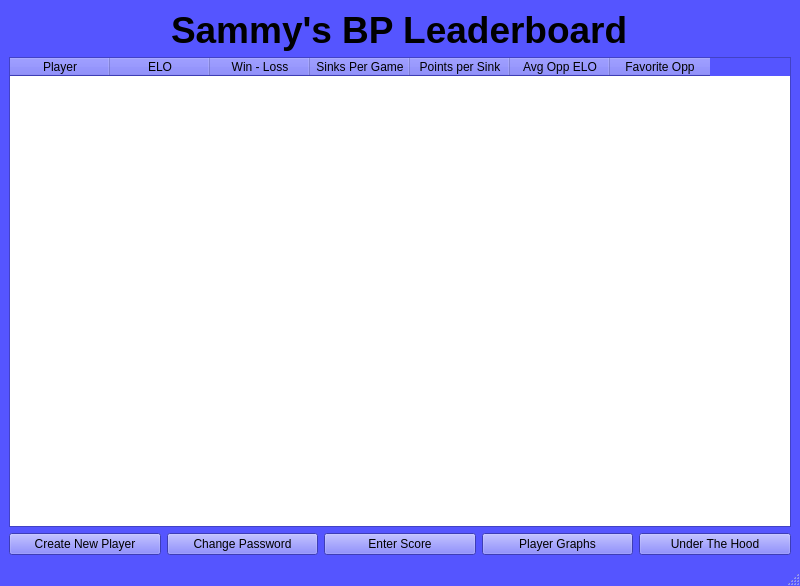
<?xml version="1.0" encoding="UTF-8"?>
<ui version="4.0">
 <class>SammyBPLeaderboard</class>
 <widget class="QMainWindow" name="SammyBPLeaderboard">
  <property name="geometry">
   <rect>
    <x>0</x>
    <y>0</y>
    <width>800</width>
    <height>586</height>
   </rect>
  </property>
  <property name="palette">
   <palette>
    <active>
     <colorrole role="WindowText">
      <brush brushstyle="SolidPattern">
       <color alpha="255">
        <red>0</red>
        <green>0</green>
        <blue>0</blue>
       </color>
      </brush>
     </colorrole>
     <colorrole role="Button">
      <brush brushstyle="SolidPattern">
       <color alpha="255">
        <red>85</red>
        <green>85</green>
        <blue>255</blue>
       </color>
      </brush>
     </colorrole>
     <colorrole role="Light">
      <brush brushstyle="SolidPattern">
       <color alpha="255">
        <red>213</red>
        <green>213</green>
        <blue>255</blue>
       </color>
      </brush>
     </colorrole>
     <colorrole role="Midlight">
      <brush brushstyle="SolidPattern">
       <color alpha="255">
        <red>149</red>
        <green>149</green>
        <blue>255</blue>
       </color>
      </brush>
     </colorrole>
     <colorrole role="Dark">
      <brush brushstyle="SolidPattern">
       <color alpha="255">
        <red>42</red>
        <green>42</green>
        <blue>127</blue>
       </color>
      </brush>
     </colorrole>
     <colorrole role="Mid">
      <brush brushstyle="SolidPattern">
       <color alpha="255">
        <red>56</red>
        <green>56</green>
        <blue>170</blue>
       </color>
      </brush>
     </colorrole>
     <colorrole role="Text">
      <brush brushstyle="SolidPattern">
       <color alpha="255">
        <red>0</red>
        <green>0</green>
        <blue>0</blue>
       </color>
      </brush>
     </colorrole>
     <colorrole role="BrightText">
      <brush brushstyle="SolidPattern">
       <color alpha="255">
        <red>255</red>
        <green>255</green>
        <blue>255</blue>
       </color>
      </brush>
     </colorrole>
     <colorrole role="ButtonText">
      <brush brushstyle="SolidPattern">
       <color alpha="255">
        <red>0</red>
        <green>0</green>
        <blue>0</blue>
       </color>
      </brush>
     </colorrole>
     <colorrole role="Base">
      <brush brushstyle="SolidPattern">
       <color alpha="255">
        <red>255</red>
        <green>255</green>
        <blue>255</blue>
       </color>
      </brush>
     </colorrole>
     <colorrole role="Window">
      <brush brushstyle="SolidPattern">
       <color alpha="255">
        <red>85</red>
        <green>85</green>
        <blue>255</blue>
       </color>
      </brush>
     </colorrole>
     <colorrole role="Shadow">
      <brush brushstyle="SolidPattern">
       <color alpha="255">
        <red>0</red>
        <green>0</green>
        <blue>0</blue>
       </color>
      </brush>
     </colorrole>
     <colorrole role="AlternateBase">
      <brush brushstyle="SolidPattern">
       <color alpha="255">
        <red>170</red>
        <green>170</green>
        <blue>255</blue>
       </color>
      </brush>
     </colorrole>
     <colorrole role="ToolTipBase">
      <brush brushstyle="SolidPattern">
       <color alpha="255">
        <red>255</red>
        <green>255</green>
        <blue>220</blue>
       </color>
      </brush>
     </colorrole>
     <colorrole role="ToolTipText">
      <brush brushstyle="SolidPattern">
       <color alpha="255">
        <red>0</red>
        <green>0</green>
        <blue>0</blue>
       </color>
      </brush>
     </colorrole>
    </active>
    <inactive>
     <colorrole role="WindowText">
      <brush brushstyle="SolidPattern">
       <color alpha="255">
        <red>0</red>
        <green>0</green>
        <blue>0</blue>
       </color>
      </brush>
     </colorrole>
     <colorrole role="Button">
      <brush brushstyle="SolidPattern">
       <color alpha="255">
        <red>85</red>
        <green>85</green>
        <blue>255</blue>
       </color>
      </brush>
     </colorrole>
     <colorrole role="Light">
      <brush brushstyle="SolidPattern">
       <color alpha="255">
        <red>213</red>
        <green>213</green>
        <blue>255</blue>
       </color>
      </brush>
     </colorrole>
     <colorrole role="Midlight">
      <brush brushstyle="SolidPattern">
       <color alpha="255">
        <red>149</red>
        <green>149</green>
        <blue>255</blue>
       </color>
      </brush>
     </colorrole>
     <colorrole role="Dark">
      <brush brushstyle="SolidPattern">
       <color alpha="255">
        <red>42</red>
        <green>42</green>
        <blue>127</blue>
       </color>
      </brush>
     </colorrole>
     <colorrole role="Mid">
      <brush brushstyle="SolidPattern">
       <color alpha="255">
        <red>56</red>
        <green>56</green>
        <blue>170</blue>
       </color>
      </brush>
     </colorrole>
     <colorrole role="Text">
      <brush brushstyle="SolidPattern">
       <color alpha="255">
        <red>0</red>
        <green>0</green>
        <blue>0</blue>
       </color>
      </brush>
     </colorrole>
     <colorrole role="BrightText">
      <brush brushstyle="SolidPattern">
       <color alpha="255">
        <red>255</red>
        <green>255</green>
        <blue>255</blue>
       </color>
      </brush>
     </colorrole>
     <colorrole role="ButtonText">
      <brush brushstyle="SolidPattern">
       <color alpha="255">
        <red>0</red>
        <green>0</green>
        <blue>0</blue>
       </color>
      </brush>
     </colorrole>
     <colorrole role="Base">
      <brush brushstyle="SolidPattern">
       <color alpha="255">
        <red>255</red>
        <green>255</green>
        <blue>255</blue>
       </color>
      </brush>
     </colorrole>
     <colorrole role="Window">
      <brush brushstyle="SolidPattern">
       <color alpha="255">
        <red>85</red>
        <green>85</green>
        <blue>255</blue>
       </color>
      </brush>
     </colorrole>
     <colorrole role="Shadow">
      <brush brushstyle="SolidPattern">
       <color alpha="255">
        <red>0</red>
        <green>0</green>
        <blue>0</blue>
       </color>
      </brush>
     </colorrole>
     <colorrole role="AlternateBase">
      <brush brushstyle="SolidPattern">
       <color alpha="255">
        <red>170</red>
        <green>170</green>
        <blue>255</blue>
       </color>
      </brush>
     </colorrole>
     <colorrole role="ToolTipBase">
      <brush brushstyle="SolidPattern">
       <color alpha="255">
        <red>255</red>
        <green>255</green>
        <blue>220</blue>
       </color>
      </brush>
     </colorrole>
     <colorrole role="ToolTipText">
      <brush brushstyle="SolidPattern">
       <color alpha="255">
        <red>0</red>
        <green>0</green>
        <blue>0</blue>
       </color>
      </brush>
     </colorrole>
    </inactive>
    <disabled>
     <colorrole role="WindowText">
      <brush brushstyle="SolidPattern">
       <color alpha="255">
        <red>42</red>
        <green>42</green>
        <blue>127</blue>
       </color>
      </brush>
     </colorrole>
     <colorrole role="Button">
      <brush brushstyle="SolidPattern">
       <color alpha="255">
        <red>85</red>
        <green>85</green>
        <blue>255</blue>
       </color>
      </brush>
     </colorrole>
     <colorrole role="Light">
      <brush brushstyle="SolidPattern">
       <color alpha="255">
        <red>213</red>
        <green>213</green>
        <blue>255</blue>
       </color>
      </brush>
     </colorrole>
     <colorrole role="Midlight">
      <brush brushstyle="SolidPattern">
       <color alpha="255">
        <red>149</red>
        <green>149</green>
        <blue>255</blue>
       </color>
      </brush>
     </colorrole>
     <colorrole role="Dark">
      <brush brushstyle="SolidPattern">
       <color alpha="255">
        <red>42</red>
        <green>42</green>
        <blue>127</blue>
       </color>
      </brush>
     </colorrole>
     <colorrole role="Mid">
      <brush brushstyle="SolidPattern">
       <color alpha="255">
        <red>56</red>
        <green>56</green>
        <blue>170</blue>
       </color>
      </brush>
     </colorrole>
     <colorrole role="Text">
      <brush brushstyle="SolidPattern">
       <color alpha="255">
        <red>42</red>
        <green>42</green>
        <blue>127</blue>
       </color>
      </brush>
     </colorrole>
     <colorrole role="BrightText">
      <brush brushstyle="SolidPattern">
       <color alpha="255">
        <red>255</red>
        <green>255</green>
        <blue>255</blue>
       </color>
      </brush>
     </colorrole>
     <colorrole role="ButtonText">
      <brush brushstyle="SolidPattern">
       <color alpha="255">
        <red>42</red>
        <green>42</green>
        <blue>127</blue>
       </color>
      </brush>
     </colorrole>
     <colorrole role="Base">
      <brush brushstyle="SolidPattern">
       <color alpha="255">
        <red>85</red>
        <green>85</green>
        <blue>255</blue>
       </color>
      </brush>
     </colorrole>
     <colorrole role="Window">
      <brush brushstyle="SolidPattern">
       <color alpha="255">
        <red>85</red>
        <green>85</green>
        <blue>255</blue>
       </color>
      </brush>
     </colorrole>
     <colorrole role="Shadow">
      <brush brushstyle="SolidPattern">
       <color alpha="255">
        <red>0</red>
        <green>0</green>
        <blue>0</blue>
       </color>
      </brush>
     </colorrole>
     <colorrole role="AlternateBase">
      <brush brushstyle="SolidPattern">
       <color alpha="255">
        <red>85</red>
        <green>85</green>
        <blue>255</blue>
       </color>
      </brush>
     </colorrole>
     <colorrole role="ToolTipBase">
      <brush brushstyle="SolidPattern">
       <color alpha="255">
        <red>255</red>
        <green>255</green>
        <blue>220</blue>
       </color>
      </brush>
     </colorrole>
     <colorrole role="ToolTipText">
      <brush brushstyle="SolidPattern">
       <color alpha="255">
        <red>0</red>
        <green>0</green>
        <blue>0</blue>
       </color>
      </brush>
     </colorrole>
    </disabled>
   </palette>
  </property>
  <property name="windowTitle">
   <string>Sammy BP LeaderBoard</string>
  </property>
  <property name="windowIcon">
   <iconset>
    <normaloff>SAMCrest.bmp</normaloff>SAMCrest.bmp</iconset>
  </property>
  <property name="toolButtonStyle">
   <enum>Qt::ToolButtonIconOnly</enum>
  </property>
  <widget class="QWidget" name="centralwidget">
   <layout class="QVBoxLayout" name="verticalLayout_2">
    <item alignment="Qt::AlignHCenter|Qt::AlignVCenter">
     <widget class="QLabel" name="Title">
      <property name="font">
       <font>
        <pointsize>28</pointsize>
        <weight>75</weight>
        <bold>true</bold>
       </font>
      </property>
      <property name="text">
       <string>Sammy's BP Leaderboard</string>
      </property>
      <property name="textFormat">
       <enum>Qt::AutoText</enum>
      </property>
     </widget>
    </item>
    <item>
     <widget class="QTableWidget" name="tableWidget">
      <property name="minimumSize">
       <size>
        <width>782</width>
        <height>0</height>
       </size>
      </property>
      <property name="focusPolicy">
       <enum>Qt::WheelFocus</enum>
      </property>
      <property name="contextMenuPolicy">
       <enum>Qt::NoContextMenu</enum>
      </property>
      <column>
       <property name="text">
        <string>Player</string>
       </property>
      </column>
      <column>
       <property name="text">
        <string>ELO</string>
       </property>
      </column>
      <column>
       <property name="text">
        <string>Win - Loss</string>
       </property>
      </column>
      <column>
       <property name="text">
        <string>Sinks Per Game</string>
       </property>
      </column>
      <column>
       <property name="text">
        <string>Points per Sink</string>
       </property>
      </column>
      <column>
       <property name="text">
        <string>Avg Opp ELO</string>
       </property>
      </column>
      <column>
       <property name="text">
        <string>Favorite Opp</string>
       </property>
      </column>
     </widget>
    </item>
    <item>
     <layout class="QVBoxLayout" name="verticalLayout"/>
    </item>
    <item>
     <layout class="QHBoxLayout" name="horizontalLayout_3">
      <item>
       <widget class="QPushButton" name="CreateNewPlayer">
        <property name="acceptDrops">
         <bool>true</bool>
        </property>
        <property name="text">
         <string>Create New Player</string>
        </property>
       </widget>
      </item>
      <item>
       <widget class="QPushButton" name="ChangePassword">
        <property name="text">
         <string>Change Password</string>
        </property>
       </widget>
      </item>
      <item>
       <widget class="QPushButton" name="EnterScore">
        <property name="text">
         <string>Enter Score</string>
        </property>
       </widget>
      </item>
      <item>
       <widget class="QPushButton" name="LoadPlayerGraph">
        <property name="text">
         <string>Player Graphs</string>
        </property>
       </widget>
      </item>
      <item>
       <widget class="QPushButton" name="UnderTheHood">
        <property name="acceptDrops">
         <bool>false</bool>
        </property>
        <property name="text">
         <string>Under The Hood</string>
        </property>
        <property name="autoDefault">
         <bool>false</bool>
        </property>
       </widget>
      </item>
     </layout>
    </item>
   </layout>
  </widget>
  <widget class="QMenuBar" name="menubar">
   <property name="geometry">
    <rect>
     <x>0</x>
     <y>0</y>
     <width>800</width>
     <height>21</height>
    </rect>
   </property>
  </widget>
  <widget class="QStatusBar" name="statusbar"/>
 </widget>
 <resources/>
 <connections/>
</ui>
